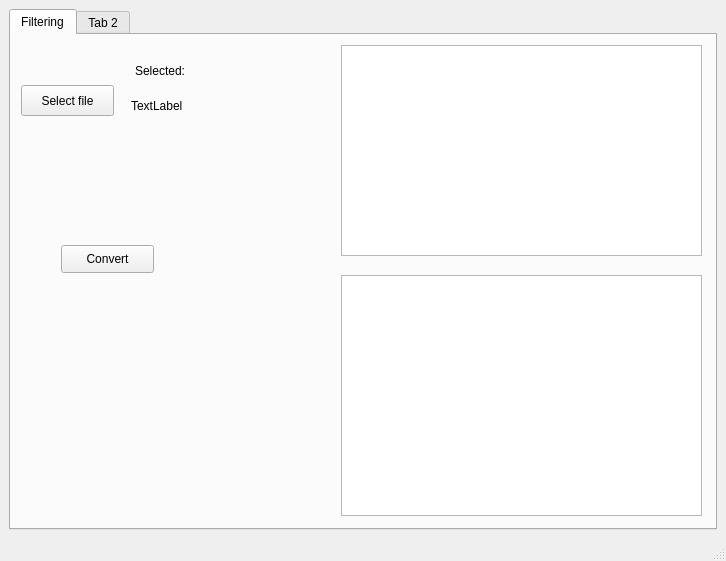
<?xml version="1.0" encoding="UTF-8"?>
<ui version="4.0">
 <class>MainWindow</class>
 <widget class="QMainWindow" name="MainWindow">
  <property name="geometry">
   <rect>
    <x>0</x>
    <y>0</y>
    <width>726</width>
    <height>561</height>
   </rect>
  </property>
  <property name="windowTitle">
   <string>MainWindow</string>
  </property>
  <widget class="QWidget" name="centralwidget">
   <layout class="QGridLayout" name="gridLayout">
    <item row="0" column="0">
     <widget class="QTabWidget" name="tabWidget">
      <property name="currentIndex">
       <number>0</number>
      </property>
      <widget class="QWidget" name="FilterTab">
       <attribute name="title">
        <string>Filtering</string>
       </attribute>
       <widget class="QGraphicsView" name="unfilteredGraph">
        <property name="geometry">
         <rect>
          <x>330</x>
          <y>10</y>
          <width>361</width>
          <height>211</height>
         </rect>
        </property>
       </widget>
       <widget class="QGraphicsView" name="filteredGraph">
        <property name="geometry">
         <rect>
          <x>330</x>
          <y>240</y>
          <width>361</width>
          <height>241</height>
         </rect>
        </property>
       </widget>
       <widget class="QPushButton" name="selectFileButton">
        <property name="geometry">
         <rect>
          <x>10</x>
          <y>50</y>
          <width>93</width>
          <height>31</height>
         </rect>
        </property>
        <property name="text">
         <string>Select file</string>
        </property>
       </widget>
       <widget class="QLabel" name="label">
        <property name="geometry">
         <rect>
          <x>124</x>
          <y>26</y>
          <width>61</width>
          <height>20</height>
         </rect>
        </property>
        <property name="text">
         <string>Selected:</string>
        </property>
       </widget>
       <widget class="QPushButton" name="pushButton_2">
        <property name="geometry">
         <rect>
          <x>50</x>
          <y>210</y>
          <width>93</width>
          <height>28</height>
         </rect>
        </property>
        <property name="text">
         <string>Convert</string>
        </property>
       </widget>
       <widget class="QLabel" name="selectedFileDisplay">
        <property name="geometry">
         <rect>
          <x>120</x>
          <y>60</y>
          <width>171</width>
          <height>21</height>
         </rect>
        </property>
        <property name="text">
         <string>TextLabel</string>
        </property>
       </widget>
      </widget>
      <widget class="QWidget" name="tab_2">
       <attribute name="title">
        <string>Tab 2</string>
       </attribute>
      </widget>
     </widget>
    </item>
   </layout>
  </widget>
  <widget class="QStatusBar" name="statusbar"/>
 </widget>
 <resources/>
 <connections/>
</ui>
